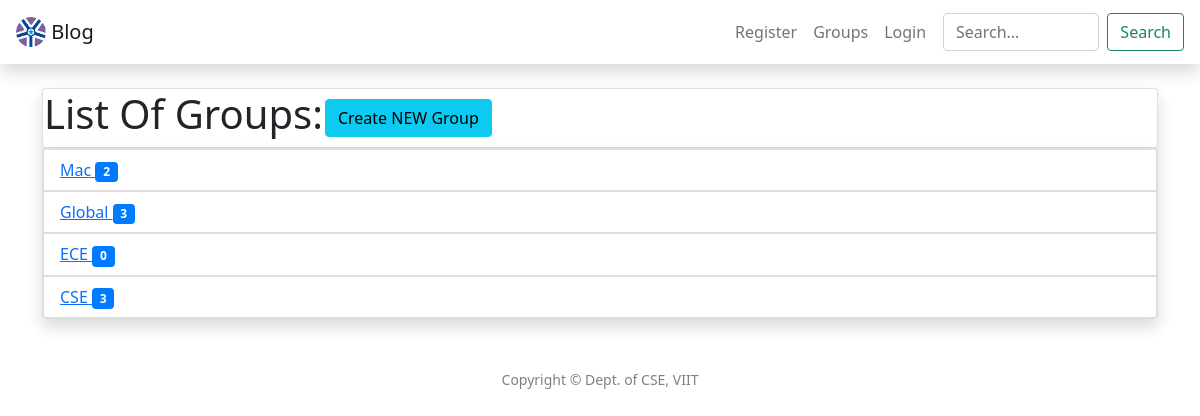
The app's page /groups/ with its own data.
### groups/models.py (models this page shows, shortened)
class Branches(models.Model):
	name = models.CharField(max_length = 100, primary_key=True)
	discripton = models.TextField(default="Test")
	user_id = models.ForeignKey(User, on_delete = models.CASCADE, default=1)
	count = models.IntegerField(default=0)
	def __str__(self):
		return self.name

### groups/views.py (the view)
# urls.py: path('groups/',GroupListView.as_view() , name = 'groups'),
class GroupListView(ListView):
	model = Branches
	template_name = 'groups/groups.html'
	context_object_name = 'group'
	ordering = ['-name']

### templates/groups/groups.html (shortened to what this page needs)
{% extends "header.html"%} {% block title %}Groups{% endblock %} {% block content %}
<div class="container">
<table class="card shadow portfolio">
    <tr>
        <td>
            <h1> List Of Groups:</h1>
        </td>
        <td>
            <a type="button" href="{%url 'group-create'%}" class="btn btn-info">Create NEW Group</a>
        </td>
    </tr>
</table>
<ul class="list-group card shadow portfolio">
    {% for g in group %}
                <a href="{% url 'groups' %}{{ g.name }}">
                <li class="list-group-item d-flex justify-content-between align-items-center">
                    {{g}}
                    <span class="badge badge-primary badge-pill">{{ g.count }}</span>
                    </a>
				{% endfor %}
    		</ul>
{% endblock content %}

### records on screen
Branches: name "Mac", count "2"
Branches: name "Global", count "3"
Branches: name "ECE", count "0"
Branches: name "CSE", count "3"
